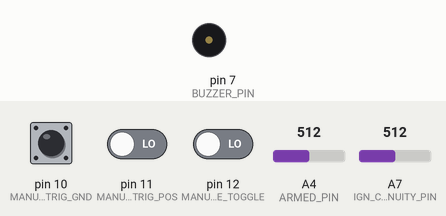
Recording of a program running on a simulated Arduino Nano, built with avr-gcc and run on an emulated ATmega328P. Shown: buzzer (waves = sounding, pin HIGH). The inputs (shaded band) are chosen by the test bench; at power-on: A7 (IGN_CONTINUITY_PIN) = 512, pin 10 (MANUAL_TRIG_GND) HIGH, pin 11 (MANUAL_TRIG_POS) LOW, pin 12 (MANUAL_OVERRIDE_TOGGLE) LOW, A4 (ARMED_PIN) = 512.

Above: at 1.2 s.
1.3 s: A7 (IGN_CONTINUITY_PIN) set to 678
2.8 s: A7 (IGN_CONTINUITY_PIN) set to 705
At 4.0 s:
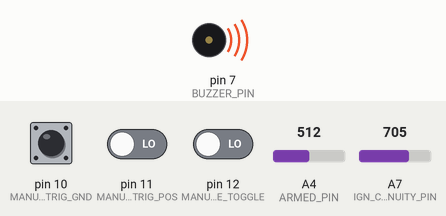
4.3 s: A7 (IGN_CONTINUITY_PIN) set to 511
At 5.1 s:
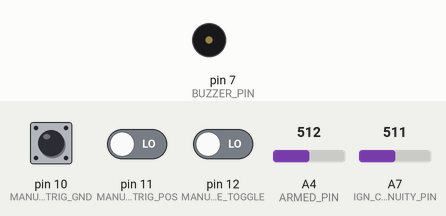
5.8 s: A7 (IGN_CONTINUITY_PIN) set to 716
At 6.3 s:
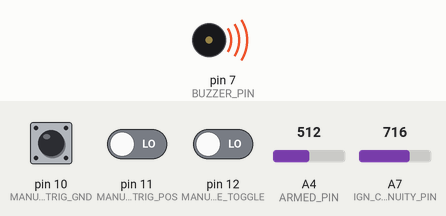
Timing chart, 0 to 8.3 s (numbered marks = the images above; inputs shaded):
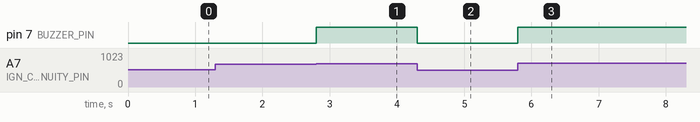

The program:

main.cpp
```cpp
#include <Arduino.h>
#include <ArduinoJson.h>

const int ARMED_PIN             = A4;   // Voltage across the battery. Step down by 75%
const int IGN_CONTINUITY_PIN    = A7;   // Continuity across the igniter

const int TRIGGER_PIN           = 2;    // Trigger pin (D2) for lighting the igniter
const int BUZZER_PIN            = 7;    // Buzzer pin (D7)
const int MANUAL_TRIG_GND      = 10;   // Override switch
const int MANUAL_TRIG_POS      = 11;
const int MANUAL_OVERRIDE_TOGGLE = 12;

const int TRIGGER_LENGTH        = 1000; // 1000 ms = 1 s

const float IS_ARMED_SET_POINT  = 3.4;  // Voltage at which the system is armed
const float HAS_CONTINUITY_POINT = 3.4; // Voltage at which the igniter has continuity
const float MANUAL_TRIG_POINT = 3.4;

const String pc_TOPIC           = "TOPIC";
const String pc_REQ_TRI         = "REQ_TRI";
const String pc_REQ_CON         = "REQ_CON";
const String pc_RES_CON         = "RES_CON";
const String pc_RES_TRI         = "RES_TRI";

const bool pc_debug                = false;


void startBuzzer()
{
  digitalWrite(BUZZER_PIN, HIGH);
}

void endBuzzer()
{
  digitalWrite(BUZZER_PIN, LOW);
}

void trigger()
{
  digitalWrite(TRIGGER_PIN, HIGH);
  delay(TRIGGER_LENGTH);
  digitalWrite(TRIGGER_PIN, LOW);
}

bool isArmedFunc()
{
  bool isArmed = false;

  int rawVoltage = analogRead(ARMED_PIN);

  float currentVoltage = rawVoltage * (5.0 / 1023.0); // clamps the voltage between 0V - 5V

  if (pc_debug)
  {
    // Serial.println("rawVoltage: " + String(rawVoltage));
    // Serial.println("currentVoltage: " + String(currentVoltage));
  }

  if (currentVoltage >= IS_ARMED_SET_POINT)
  {
    isArmed = true;
  }
  else
  {
    isArmed = false;
  }

  return isArmed;

}

bool hasContinuityFunc()
{
  bool hasContinuity = false;
  int rawValue = analogRead(IGN_CONTINUITY_PIN);
  float currentVoltage = rawValue * (5.0 / 1023.0); // clamps the voltage between 0V - 5V

  if (currentVoltage >= HAS_CONTINUITY_POINT)
  {
    hasContinuity = true;
  }
  else
  {
    hasContinuity = false;
  }

  return hasContinuity;
}

bool shouldManualTrigger()
{

  bool manualTrig = false;

  bool GND = digitalRead(MANUAL_TRIG_GND);
  bool POS = digitalRead(MANUAL_TRIG_POS);

  if (!GND && POS)
  {
    manualTrig = true;
    return manualTrig;
  }

  return manualTrig;

}

void setup() {
  // put your setup code here, to run once:
  pinMode(ARMED_PIN, INPUT);
  pinMode(IGN_CONTINUITY_PIN, INPUT);

  pinMode(MANUAL_TRIG_GND, INPUT_PULLUP);
  pinMode(MANUAL_TRIG_POS, INPUT);
  digitalWrite(MANUAL_TRIG_POS, LOW);

  pinMode(TRIGGER_PIN, OUTPUT);
  pinMode(BUZZER_PIN, OUTPUT);

  Serial.begin(19200);

}

void loop() {

  bool isArmed = false;
  bool hasContinuity = false;
  bool manualTrigger = false;
  String msg = "";
  JsonDocument doc;

  while (1)
  {
    isArmed = isArmedFunc();
    hasContinuity = hasContinuityFunc();
    manualTrigger = shouldManualTrigger();

    if (hasContinuity)
    {
      startBuzzer();
    }
    else
    {
      endBuzzer();
    }

    if (Serial.available())
    {
      if (pc_debug)
      {
        Serial.println("Serial.available()");
      }
      msg = Serial.readStringUntil('\n');
      msg.trim();
      if(msg.length() > 0)
      {
        const char* msgCStr = msg.c_str();
        if (pc_debug)
        {
          Serial.println("Msg length: " + String(msg.length()));
          Serial.println("msg: " + msg);
        }
        DeserializationError err1 = deserializeJson(doc, msgCStr);
        String err1Str = err1.f_str();
        if (err1 && pc_debug)
        {
          Serial.println("{\"TOPIC\":\"ERROR\",\"msg\":\"1. Error occured desearializing incoming msg:'"+err1Str+"'\",\"msgRecv\":\""+msg+"\"}");
        }
        else
        {
          String topic = doc[pc_TOPIC];

          if (topic == pc_REQ_TRI)
          {
            if (isArmed && hasContinuity)
            {
              trigger();
              doc.clear();
              String res = "{\"TOPIC\":\""+pc_RES_TRI+"\",\"msg\":\"success\"}";
              DeserializationError err2 = deserializeJson(doc, res.c_str());
              String err2Str = err2.f_str();
              if (err2 && pc_debug)
              {
                Serial.println("{\"TOPIC\":\"ERROR\",\"msg\":\"2. Error occured desearializing incoming msg:'"+err2Str+"'\"");
              }
              else
              {
                String resSerialize = "";
                serializeJson(doc, resSerialize);
                Serial.println(resSerialize);
              }
            }
          }
          else if (topic == pc_REQ_CON)
          {
            doc.clear();
            String isArmedStr = String((int)isArmed);
            String hasContinuityStr = String((int)hasContinuity);

            String res = "{\"TOPIC\":\""+pc_RES_CON+"\",\"isArmed\":"+isArmedStr+",\"hasContinuity\":"+hasContinuity+"}";
            DeserializationError err2 = deserializeJson(doc, res.c_str());

            String err2Str = err2.f_str();
            if (err2 && pc_debug)
            {
              Serial.println("{\"TOPIC\":\"ERROR\",\"msg\":\"3. Error occured desearializing incoming msg:'"+err2Str+"'\"");
            }
            else
            {
              String resSerialize = "";
              serializeJson(doc, resSerialize);
              Serial.println(resSerialize);
            }
          }
        }
      }

    }
    else if (digitalRead(MANUAL_OVERRIDE_TOGGLE))
    {
      if (manualTrigger) // comes from launch control unit
      {
        if (isArmed && hasContinuity) // comes from launch pad box
        {
          trigger();
        }
      }
    }
  }

}
```

Measured:
- the behaviour switches between 695 and 696 on A7 (IGN_CONTINUITY_PIN) (found by bisection; images 0 and 1)
- after the input at 1.3 s, every drawn part: stays the same
- after the input at 2.8 s, pin 7 (BUZZER_PIN): LOW → HIGH at once
- after the input at 4.3 s, pin 7 (BUZZER_PIN): HIGH → LOW at once
- after the input at 5.8 s, pin 7 (BUZZER_PIN): LOW → HIGH at once
